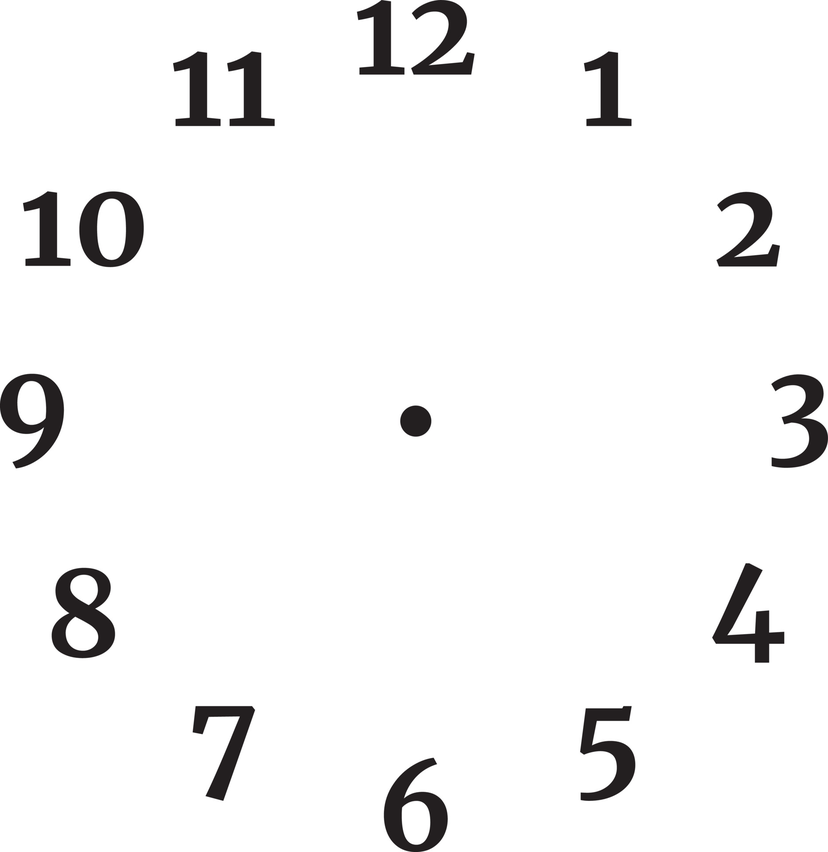
#> input picture examples/analogclock/assets/clockface.png, 828 x 852 px, shrunk from 1866 x 1920 before the run
$ python clockhandgen.py
#> lines starting #> are read from the running program, lines starting #| are printed output that depends on the picture
#!/usr/bin/env python3
from datetime import datetime
from PIL import Image, ImageDraw, ImageColor

reference_bg = Image.open('clockface.png').convert('RGBA')
bgw, bgh = reference_bg.size
#> bgw = 828; bgh = 852

print(f'Background clock face asset: {bgw}x{bgh}')
#| Background clock face asset: 828x852

est_radius = min(bgw, bgh) / 2
#> est_radius = 414
print('estimated clock radius:', est_radius)
#| estimated clock radius: 414.0

mins_width = .02
mins_len = bgh*.15
#> mins_len = 127.8

mins = Image.new('RGBA', size=(bgw, bgh), color=(0, 0, 0, 0))
#> mins: PIL image 828x852 RGBA; every value is 0
draw = ImageDraw.Draw(mins)
draw.rectangle((int(bgw/2-bgw*(mins_width/2)), int(mins_len), int(bgw/2+bgw*(mins_width/2)), int(bgh/2)), fill='black')
mins.save('minsshand.png')
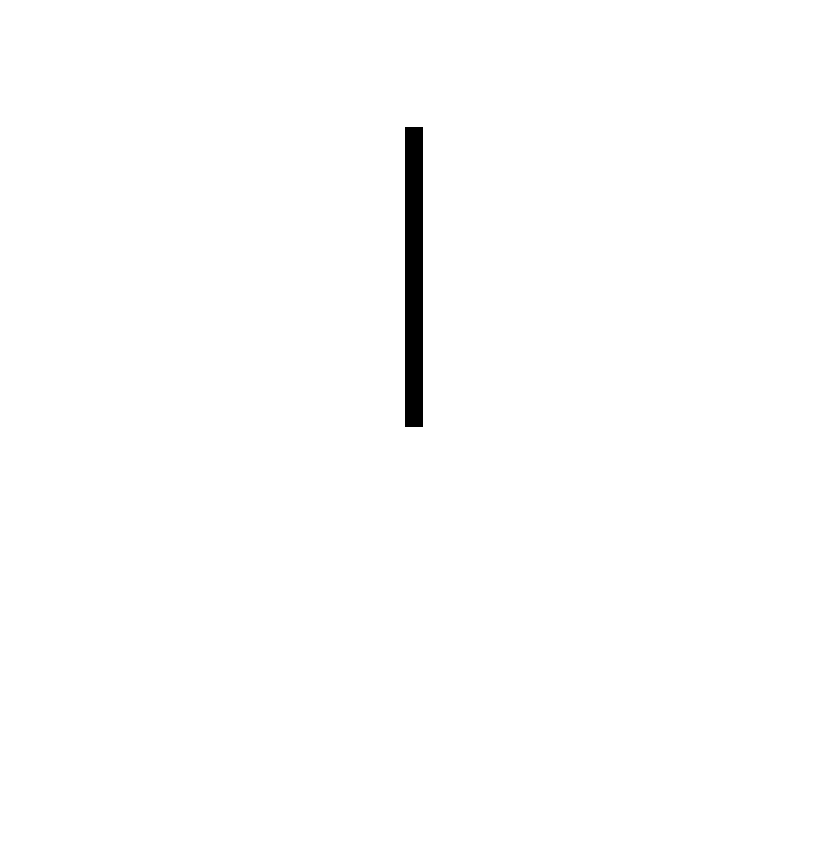
#> saved as minsshand.png: PIL image 828x852 RGBA; mean R, G, B, A 0, 0, 0, 2; transparent parts drawn white

hrs_width = .02
hrs_len = bgh*.3
#> hrs_len = 255.6
hours = Image.new('RGBA', size=(bgw, bgh), color=(0, 0, 0, 0))
draw = ImageDraw.Draw(hours)
draw.rectangle((int(bgw/2-bgw*(hrs_width/2)), hrs_len, int(bgw/2+bgw*(hrs_width/2)), int(bgh/2)), fill='black')
hours.save('hourshand.png')
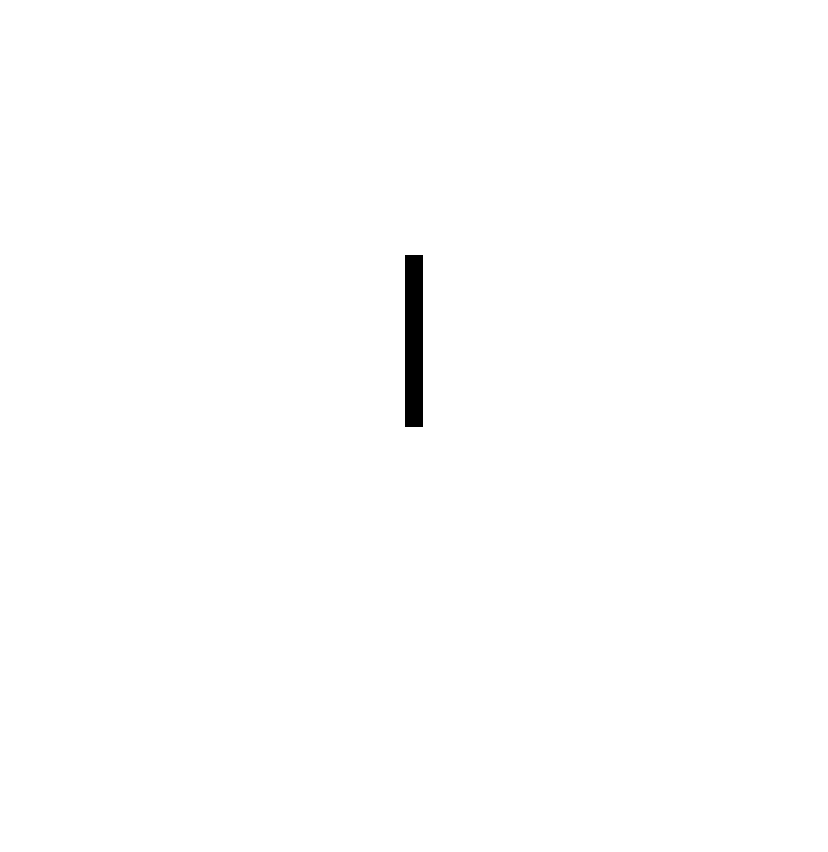
#> saved as hourshand.png: PIL image 828x852 RGBA; mean R, G, B, A 0, 0, 0, 1.1; transparent parts drawn white

# generate example

exhours = hours.rotate(300)
exmins = mins.rotate(20)

example = Image.alpha_composite(Image.alpha_composite(reference_bg, exhours), exmins).save('example.png')
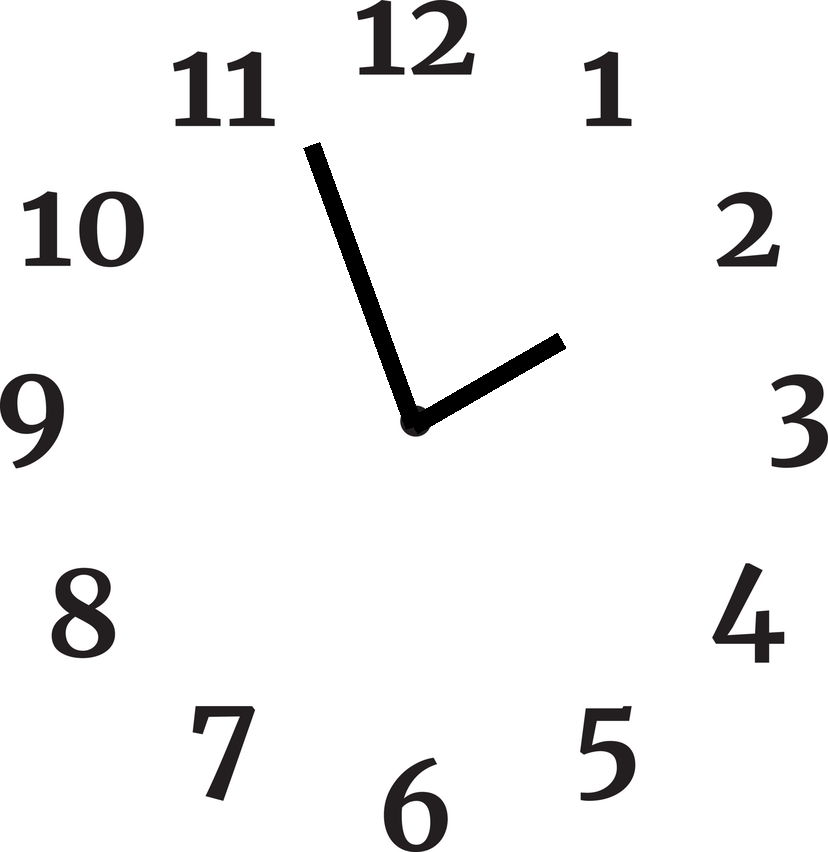
#> saved as example.png: PIL image 828x852 RGBA; mean R, G, B, A 241.7, 241.5, 241.5, 255

hnow = datetime.now().hour % 12
mnow = datetime.now().minute

hours = hours.rotate(-360 * (hnow / 12))
mins = mins.rotate(-360 * (mnow / 60))
print(mnow)
now = Image.alpha_composite(Image.alpha_composite(reference_bg, hours), mins).save('now.png')
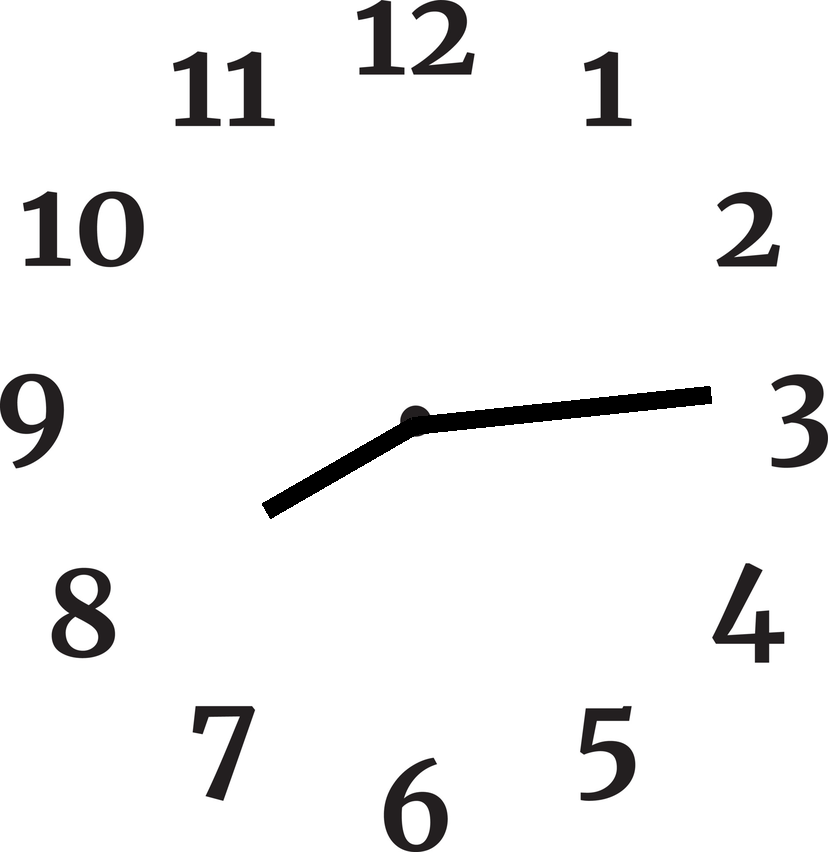
#> saved as now.png: PIL image 828x852 RGBA; mean R, G, B, A 241.6, 241.4, 241.5, 255
